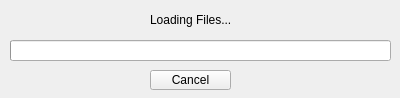
<?xml version="1.0" encoding="UTF-8"?>
<ui version="4.0">
 <class>DlgLoading</class>
 <widget class="QWidget" name="DlgLoading">
  <property name="geometry">
   <rect>
    <x>0</x>
    <y>0</y>
    <width>400</width>
    <height>98</height>
   </rect>
  </property>
  <property name="windowTitle">
   <string>BraveNewModder - Loading Files...</string>
  </property>
  <widget class="QProgressBar" name="prgLoading">
   <property name="geometry">
    <rect>
     <x>10</x>
     <y>40</y>
     <width>381</width>
     <height>21</height>
    </rect>
   </property>
   <property name="value">
    <number>0</number>
   </property>
   <property name="textVisible">
    <bool>false</bool>
   </property>
   <property name="orientation">
    <enum>Qt::Horizontal</enum>
   </property>
   <property name="invertedAppearance">
    <bool>false</bool>
   </property>
   <property name="textDirection">
    <enum>QProgressBar::TopToBottom</enum>
   </property>
   <property name="format">
    <string extracomment="Loading...">Loading...%p%</string>
   </property>
  </widget>
  <widget class="QLabel" name="lblLoading">
   <property name="geometry">
    <rect>
     <x>150</x>
     <y>10</y>
     <width>81</width>
     <height>20</height>
    </rect>
   </property>
   <property name="text">
    <string>Loading Files...</string>
   </property>
  </widget>
  <widget class="QPushButton" name="btnLoadingCancel">
   <property name="geometry">
    <rect>
     <x>150</x>
     <y>70</y>
     <width>81</width>
     <height>20</height>
    </rect>
   </property>
   <property name="text">
    <string>Cancel</string>
   </property>
  </widget>
 </widget>
 <resources/>
 <connections/>
</ui>
